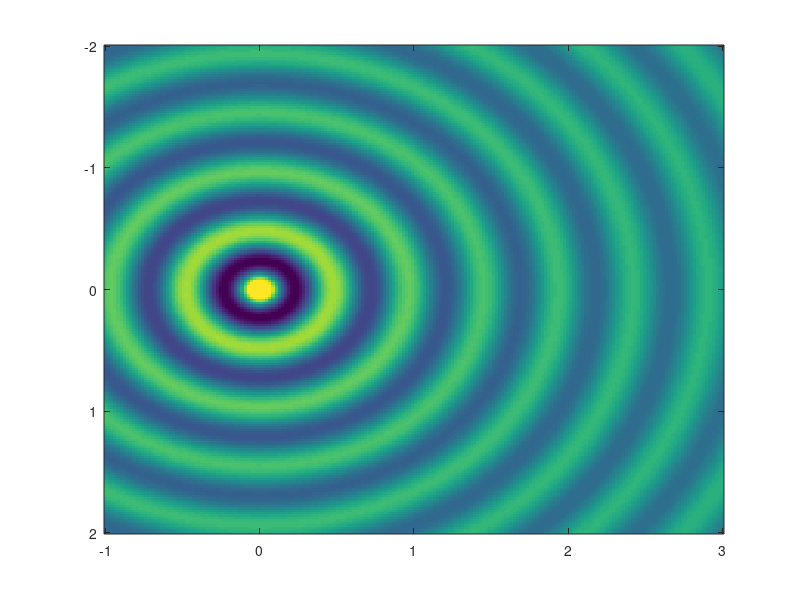

MATLAB code for this plot: (Note: this script raises an error after producing the figure.)

%%%%%%%%%%%%%%%%%%%%%%%%%%%%%%%%%%%%%%%%%%%%%%%%%%%%%%%%%%%%%%%%%%%%%%%%%%%
% This work is supplementary material for the book                        %
%                                                                         %
% Jens Ahrens, Analytic Methods of Sound Field Synthesis, Springer-Verlag %
% Berlin Heidelberg, 2012, https://doi.org/10.1007/978-3-642-25743-8      %
%                                                                         %
% It has been downloaded from http://soundfieldsynthesis.org and is       %
% licensed under a Creative Commons Attribution-NonCommercial-ShareAlike  % 
% 3.0 Unported License. Please cite the book appropriately if you use     % 
% these materials in your own work.                                       %
%                                                                         %
% (c) 2012, Jens Ahrens                                                   %
%%%%%%%%%%%%%%%%%%%%%%%%%%%%%%%%%%%%%%%%%%%%%%%%%%%%%%%%%%%%%%%%%%%%%%%%%%%

clear all;

% both Fig. 3.17(a) and (b) will be created 

y_ref    = 1;
theta_pw = pi/4;
phi_pw   = pi/2;
f        = 1000; % Hz
c        = 343;  % m/s
k        = (2*pi*f)/c;

k_pw_x = k * cos( theta_pw ) * sin( phi_pw );
k_pw_y = k * sin( theta_pw ) * sin( phi_pw );
k_pw_z = k * cos( phi_pw );

% create spatial grid
Y        = linspace( -1, 3, 200 );
Z        = linspace( -2, 2, 200 );
[ y, z ] = meshgrid( Y, Z );
x        = 0;

% Eq.(3.82)
S = exp( -i .* k_pw_y .* y_ref ) ./ besselh( 0, 2, k_pw_y .* y_ref ) .* ...
    exp( -i .* k_pw_x .* x     ) .* besselh( 0, 2, k_pw_y .* sqrt( y.^2 + z.^2 ) );   

% Fig. 3.17(a)
figure;
imagesc( Y, Z, real( S ), [ -2 2 ] );
turn_imagesc;
colormap gray;
axis square;

hold on;
% plot secondary source distribution
plot( 0, 0, 'k.' )
% plot horizontal plane
plot( [ -1 3 ],  [ 0 0 ], 'k:' )
hold off;

xlabel( 'y (m)' );
ylabel( 'z (m)' );
graph_defaults;

% Fig. 3.17(b)
figure;
imagesc( Y, Z, 20*log10 ( abs( S ) ), [ -10 10 ] );
turn_imagesc;
colormap gray;
revert_colormap;
colorbar;
axis square;

hold on;
% plot secondary source distribution
plot( 0, 0, 'k.' )
% plot horizontal plane
plot( [ -1 3 ],  [ 0 0 ], 'k:' )
hold off;

xlabel( 'y (m)' );
ylabel( 'z (m)' );
graph_defaults;

